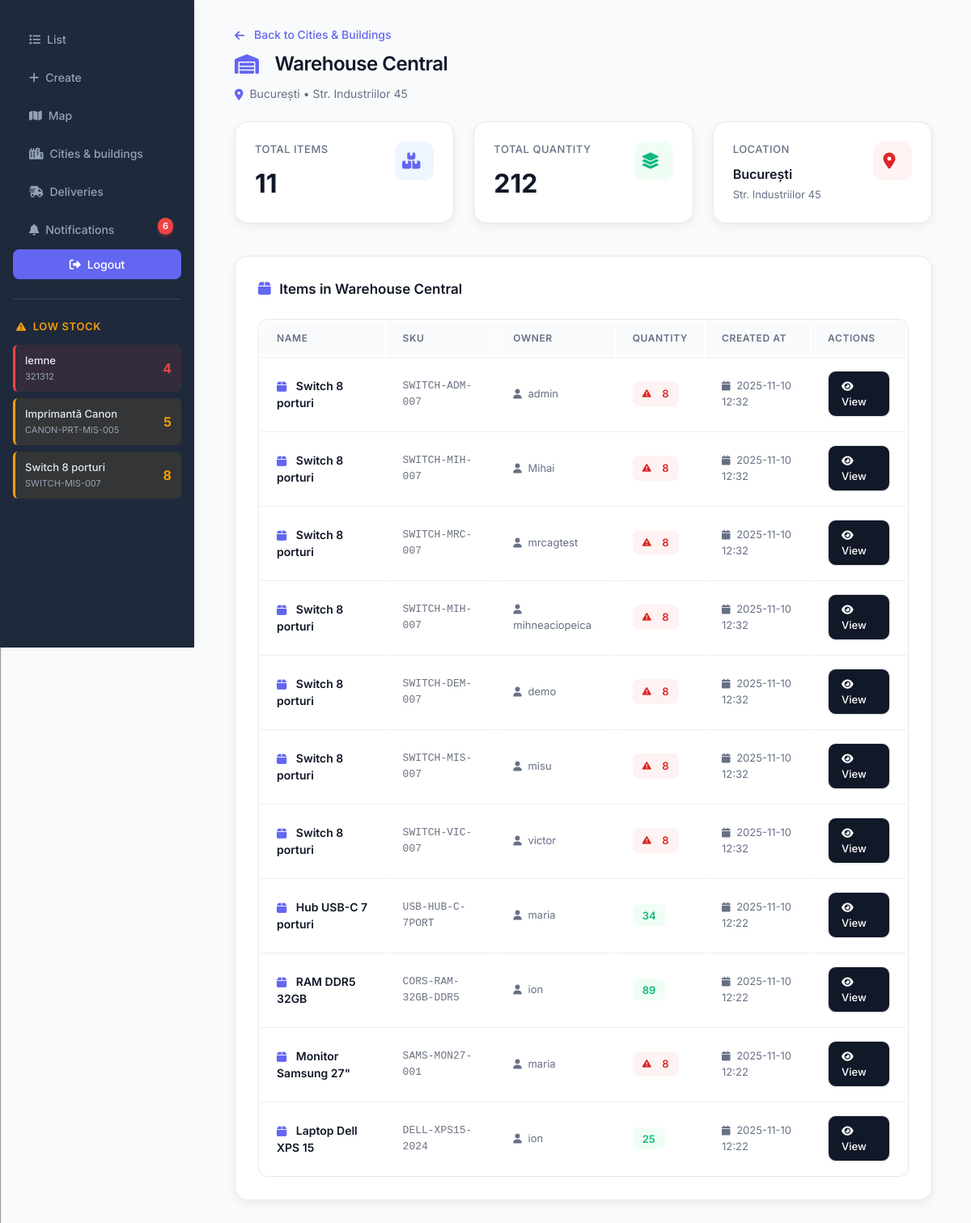
The app's page /building/7/items/ (signed in) with its own data.
### app/models.py (models this page shows, shortened)
class Item(models.Model):
    owner = models.ForeignKey(get_user_model(), on_delete=models.CASCADE, related_name="items")
    name = models.CharField(max_length=100)
    sku = models.CharField(max_length=100)
    quantity = models.IntegerField(default=0)
    city = models.CharField(max_length=100, blank=True, default="")
    building = models.CharField(max_length=100, blank=True, default="")
    address = models.CharField(max_length=255, blank=True, default="")
    lat = models.DecimalField(max_digits=9, decimal_places=6, null=True, blank=True)
    lng = models.DecimalField(max_digits=9, decimal_places=6, null=True, blank=True)
    building_ref = models.ForeignKey(
        Building, on_delete=models.PROTECT, related_name="items",
        null=True, blank=True
    )
    created_at = models.DateTimeField(auto_now_add=True)
    class Meta:
        constraints = [
            models.UniqueConstraint(fields=["owner", "sku"], name="uniq_owner_sku")
        ]
        indexes = [
            models.Index(fields=["owner", "sku"]),
            models.Index(fields=["city"]),
        ]
        ordering = ["-created_at"]

class Building(models.Model):
    city = models.ForeignKey(City, on_delete=models.PROTECT, related_name="buildings")
    name = models.CharField(max_length=100)
    address = models.CharField(max_length=255, blank=True, default="")
    lat = models.DecimalField(max_digits=9, decimal_places=6, null=True, blank=True)
    lng = models.DecimalField(max_digits=9, decimal_places=6, null=True, blank=True)
    class Meta:
        unique_together = ("city", "name")
        ordering = ["city__name", "name"]

class City(models.Model):
    name = models.CharField(max_length=100, unique=True)
    objects = CityManager()
    class Meta:
        ordering = ["name"]

### app/views.py (the view)
# urls.py: path("building/<int:building_id>/items/", views.BuildingItemsView.as_view(), name="building-items"),
class BuildingItemsView(LoginRequiredMixin, ListView):
    model = Item
    template_name = 'app/building_items.html'
    context_object_name = 'items'
    paginate_by = 50
    def get_queryset(self):
        building_id = self.kwargs.get('building_id')
        self.building = get_object_or_404(Building, pk=building_id)
        return Item.objects.filter(building_ref=self.building).order_by('-created_at')
    def get_context_data(self, **kwargs):
        ctx = super().get_context_data(**kwargs)
        ctx['building'] = self.building
        ctx['total_items'] = self.get_queryset().count()
        ctx['total_quantity'] = sum(item.quantity or 0 for item in self.get_queryset())
        return ctx

### app/context_processors.py (called while the page is built)
def low_stock_items(request):
    if request.user.is_authenticated:
        items = Item.objects.filter(
            owner=request.user,
            quantity__lt=10
        ).order_by('quantity')[:10]  # Limit to 10 items
        return {'low_stock_items': items}
    return {'low_stock_items': []}

def unread_notifications(request):
    if request.user.is_authenticated:
        unread_count = Notification.objects.filter(
            user=request.user,
            is_read=False
        ).count()
        recent_notifications = Notification.objects.filter(
            user=request.user,
            is_read=False
        ).order_by('-created_at')[:5]  # Last 5 unread
        return {
            'unread_notifications_count': unread_count,
            'recent_notifications': recent_notifications,
        }
    return {
        'unread_notifications_count': 0,
        'recent_notifications': [],
    }

### app/templates/app/building_items.html (shortened to what this page needs)
{% extends "base.html" %}
{% block content %}
<div style="margin-bottom:2.5rem;">
  <div style="display:flex; align-items:center; justify-content:space-between; margin-bottom:1rem;">
    <div>
      <div style="display:flex; align-items:center; gap:.5rem; margin-bottom:.5rem;">
        <a href="{% url 'admin-inventory' %}?city={{ building.city.id }}" style="color:#6366f1; text-decoration:none; font-size:14px; font-weight:500;">
          <i class="fas fa-arrow-left"></i> Back to Cities & Buildings
        </a>
      </div>
      <h2 style="display:flex; align-items:center; gap:.75rem; margin:0;">
        <i class="fas fa-warehouse" style="color:#6366f1;"></i>
        {{ building.name }}
      </h2>
      <p style="color:#667085; font-size:14px; margin:.5rem 0 0;">
        <i class="fas fa-map-marker-alt" style="color:#6366f1; margin-right:.25rem;"></i>
        {{ building.city.name }} • {{ building.address }}
      </p>
    </div>
  </div>
  <div style="display:grid; grid-template-columns: repeat(auto-fit, minmax(250px, 1fr)); gap:1.5rem; margin-top:1.5rem;">
    <div style="background:white; border-radius:16px; padding:1.5rem; border:1px solid #e5e7eb; box-shadow:0 4px 12px rgba(0,0,0,0.06);">
      <div style="display:flex; justify-content:space-between; align-items:start;">
        <div>
          <p style="color:#667085; font-size:13px; font-weight:500; margin:0 0 .5rem; text-transform:uppercase; letter-spacing:0.5px;">Total Items</p>
          <p style="color:#101828; font-size:32px; font-weight:700; margin:0;">{{ total_items }}</p>
        </div>
        <div style="width:48px; height:48px; background:#eff6ff; border-radius:12px; display:flex; align-items:center; justify-content:center;">
          <i class="fas fa-boxes" style="color:#6366f1; font-size:20px;"></i>
        </div>
      </div>
    </div>
    <div style="background:white; border-radius:16px; padding:1.5rem; border:1px solid #e5e7eb; box-shadow:0 4px 12px rgba(0,0,0,0.06);">
      <div style="display:flex; justify-content:space-between; align-items:start;">
        <div>
          <p style="color:#667085; font-size:13px; font-weight:500; margin:0 0 .5rem; text-transform:uppercase; letter-spacing:0.5px;">Total Quantity</p>
          <p style="color:#101828; font-size:32px; font-weight:700; margin:0;">{{ total_quantity }}</p>
        </div>
        <div style="width:48px; height:48px; background:#f0fdf4; border-radius:12px; display:flex; align-items:center; justify-content:center;">
          <i class="fas fa-layer-group" style="color:#10b981; font-size:20px;"></i>
        </div>
      </div>
    </div>
    <div style="background:white; border-radius:16px; padding:1.5rem; border:1px solid #e5e7eb; box-shadow:0 4px 12px rgba(0,0,0,0.06);">
      <div style="display:flex; justify-content:space-between; align-items:start;">
        <div>
          <p style="color:#667085; font-size:13px; font-weight:500; margin:0 0 .5rem; text-transform:uppercase; letter-spacing:0.5px;">Location</p>
          <p style="color:#101828; font-size:16px; font-weight:600; margin:0;">{{ building.city.name }}</p>
          <p style="color:#667085; font-size:13px; margin:.25rem 0 0;">{{ building.address }}</p>
        </div>
        <div style="width:48px; height:48px; background:#fef3f2; border-radius:12px; display:flex; align-items:center; justify-content:center;">
          <i class="fas fa-map-marker-alt" style="color:#dc2626; font-size:20px;"></i>
        </div>
      </div>
    </div>
  </div>
</div>
<div style="background:white; border-radius:16px; padding:1.75rem; box-shadow:0 4px 12px rgba(0,0,0,0.06); border:1px solid #e5e7eb;">
  <div style="display:flex; justify-content:space-between; align-items:center; margin-bottom:1.5rem;">
    <div>
      <h3 style="color:#101828; font-size:17px; font-weight:600; margin:0; display:flex; align-items:center;">
        <i class="fas fa-box" style="color:#6366f1; margin-right:.65rem; font-size:18px;"></i>
        Items in {{ building.name }}
      </h3>
    </div>
  </div>
  {% if items %}
    <div style="overflow-x:auto; border-radius:12px; border:1px solid #e5e7eb;">
      <table style="margin:0; box-shadow:none; border:none;">
        <thead>
          <tr>
            <th>Name</th>
            <th>SKU</th>
            <th>Owner</th>
            <th>Quantity</th>
            <th>Created At</th>
            <th>Actions</th>
          </tr>
        </thead>
        <tbody>
          {% for item in items %}
            <tr>
              <td style="font-weight:600; color:#101828;">
                <i class="fas fa-box" style="color:#6366f1; margin-right:.5rem; font-size:14px;"></i>
                {{ item.name }}
              </td>
              <td style="font-family:monospace; color:#6b7280; font-size:13px;">{{ item.sku }}</td>
              <td style="color:#667085; font-size:13px;">
                <i class="fas fa-user" style="margin-right:.25rem; font-size:12px;"></i>
                {{ item.owner.username }}
              </td>
              <td>
                {% if item.quantity < 10 %}
                  <span style="background:#fef3f2; color:#dc2626; padding:.35rem .75rem; border-radius:8px; font-weight:600; font-size:13px; display:inline-flex; align-items:center; gap:.35rem;">
                    <i class="fas fa-exclamation-triangle" style="font-size:11px;"></i>
                    {{ item.quantity }}
                  </span>
                {% else %}
                  <span style="background:#f0fdf4; color:#10b981; padding:.35rem .75rem; border-radius:8px; font-weight:600; font-size:13px;">
                    {{ item.quantity }}
                  </span>
                {% endif %}
              </td>
              <td style="color:#667085; font-size:13px;">
                <i class="fas fa-calendar" style="margin-right:.25rem; font-size:12px;"></i>
                {{ item.created_at|date:"Y-m-d H:i" }}
              </td>
              <td>
                <a href="{% url 'item-detail' item.pk %}" class="btn" style="padding:.5rem 1rem; font-size:13px;">
                  <i class="fas fa-eye"></i> View
                </a>
              </td>
            </tr>
          {% endfor %}
        </tbody>
      </table>
    </div>
  {% endif %}
</div>
{% endblock %}

### app/templates/base.html (shortened to what this page needs)
{% load static %}
<!DOCTYPE html>
<html>
<head>
  <link rel="stylesheet" href="{% static 'app/css/styles.css' %}">
  <link rel="stylesheet" href="https://cdnjs.cloudflare.com/ajax/libs/font-awesome/6.5.1/css/all.min.css">
</head>
<body>
  <nav>
    <a href="{% url 'item-list' %}"><i class="fas fa-list"></i> List</a>
    <a href="{% url 'item-create' %}"><i class="fas fa-plus"></i> Create</a>
    <a href="{% url 'map'%}"><i class="fas fa-map"></i> Map </a>
    {% if user.is_staff %}
        <a href="{% url 'admin-inventory' %}"><i class="fas fa-city"></i>Cities & buildings</a>
    {% endif %}
    <a href="{% url 'delivery-list' %}" class="nav-link {% if request.resolver_match.url_name == 'delivery-list' %}active{% endif %}">
      <i class="fas fa-shipping-fast"></i>
      Deliveries
    </a>
    {% if user.is_authenticated %}
    <a href="{% url 'notification-list' %}" class="nav-link {% if request.resolver_match.url_name == 'notification-list' %}active{% endif %}" style="position: relative;">
      <i class="fas fa-bell"></i>
      Notifications
      {% if unread_notifications_count > 0 %}
      <span class="notification-badge">{{ unread_notifications_count }}</span>
      {% endif %}
    </a>
    {% endif %}
    {% if user.is_authenticated %}
      <form method="post" action="{% url 'logout' %}">
        <button type="submit"><i class="fas fa-sign-out-alt"></i> Logout</button>
      </form>
      {% if low_stock_items %}
      <div class="low-stock-section">
        <h3><i class="fas fa-exclamation-triangle"></i> Low Stock</h3>
        <div class="low-stock-table">
          {% for item in low_stock_items %}
          <div class="low-stock-item {% if item.quantity < 5 %}critical{% elif item.quantity < 10 %}warning{% endif %}">
            <div class="item-info">
              <span class="item-name">{{ item.name }}</span>
              <span class="item-sku">{{ item.sku }}</span>
            </div>
            <span class="item-quantity">{{ item.quantity }}</span>
          </div>
          {% endfor %}
        </div>
      </div>
      {% endif %}
    {% else %}
      <a href="{% url 'login' %}"><i class="fas fa-sign-in-alt"></i> Login</a>
    {% endif %}
  </nav>
  <div class="container">
    {% block content %}{% endblock %}
  </div>
</body>
</html>

### app/static/app/css/styles.css (style rules this page uses)
* { margin: 0; padding: 0; box-sizing: border-box; }
body { font-family: 'Inter', -apple-system, BlinkMacSystemFont, 'Segoe UI', sans-serif; line-height: 1.5; color: #344054; background-color: #f9fafb; display: flex; font-size: 14px; font-weight: 400; }
nav { background: #1e293b; width: 240px; height: 100vh; position: fixed; left: 0; top: 0; padding: 1.5rem 0; box-shadow: 2px 0 8px rgba(0,0,0,0.05); }
nav a { color: #94a3b8; text-decoration: none; padding: 0.75rem 1.25rem; margin: 0.125rem 1rem; border-radius: 8px; transition: all 0.2s; display: flex; align-items: center; font-size: 14px; font-weight: 500; }
nav form { margin: 0.125rem 1rem; }
nav button { background-color: transparent; color: #94a3b8; border: none; padding: 0.75rem 1.25rem; border-radius: 8px; cursor: pointer; transition: all 0.2s; width: 100%; text-align: left; font-size: 14px; font-weight: 500; display: flex; align-items: center; font-family: 'Inter', sans-serif; }
.low-stock-section { margin: 1.5rem 1rem 0 1rem; padding-top: 1.5rem; border-top: 1px solid #334155; }
.low-stock-section h3 { color: #f59e0b; font-size: 13px; font-weight: 600; margin-bottom: 0.75rem; padding: 0 0.25rem; display: flex; align-items: center; text-transform: uppercase; letter-spacing: 0.05em; }
.low-stock-section h3 i { margin-right: 0.5rem; font-size: 12px; }
.low-stock-table { display: flex; flex-direction: column; gap: 0.5rem; max-height: 300px; overflow-y: auto; }
.low-stock-item { background-color: #334155; padding: 0.625rem 0.75rem; border-radius: 6px; display: flex; justify-content: space-between; align-items: center; transition: all 0.2s; border-left: 3px solid transparent; }
.low-stock-item.warning { border-left-color: #f59e0b; background-color: rgba(245, 158, 11, 0.1); }
.low-stock-item.critical { border-left-color: #ef4444; background-color: rgba(239, 68, 68, 0.1); }
.item-info { display: flex; flex-direction: column; gap: 0.125rem; flex: 1; min-width: 0; }
.item-name { color: #e2e8f0; font-size: 13px; font-weight: 500; white-space: nowrap; overflow: hidden; text-overflow: ellipsis; }
.item-sku { color: #94a3b8; font-size: 11px; font-weight: 400; }
.item-quantity { color: #f59e0b; font-size: 16px; font-weight: 700; min-width: 30px; text-align: right; }
.low-stock-item.critical .item-quantity { color: #ef4444; }
.container { margin-left: 240px; padding: 2rem 3rem; width: calc(100% - 240px); }
h2 { color: #101828; font-size: 24px; font-weight: 600; margin-bottom: 1.5rem; letter-spacing: -0.02em; }
button[type="submit"], .btn { background-color: #6366f1; color: white; padding: 0.625rem 1.25rem; border: none; border-radius: 8px; cursor: pointer; font-size: 14px; font-weight: 500; transition: all 0.2s; font-family: 'Inter', sans-serif; display: inline-flex; align-items: center; justify-content: center; box-shadow: 0 1px 2px rgba(0,0,0,0.05); }
table { width: 100%; background: white; border-radius: 12px; overflow: hidden; box-shadow: 0 1px 2px rgba(0,0,0,0.05); border: 1px solid #eaecf0; }
table thead { background-color: #f9fafb; }
table th { padding: 0.75rem 1.25rem; text-align: left; font-size: 12px; font-weight: 600; color: #667085; text-transform: uppercase; letter-spacing: 0.05em; }
table td { padding: 1rem 1.25rem; border-top: 1px solid #eaecf0; color: #344054; font-size: 14px; font-weight: 400; }
i.fas, i.far, i.fab, i.fa { margin-right: 0.5rem; vertical-align: middle; }
button i, a i, nav button i, nav a i { margin-right: 0.5rem; }
:root { --card:#fff; --ring:#e5e7eb; --text:#111827; --muted:#6b7280; --accent:#4f46e5; }
.btn { text-decoration:none;display:inline-block;padding:8px 10px;border-radius:10px;border:1px solid var(--ring); background:#111827;color:#fff;font-size:13px; }
.notification-badge { position: absolute; top: 8px; right: 10px; background: #ef4444; color: white; border-radius: 10px; padding: 2px 6px; font-size: 11px; font-weight: 600; min-width: 18px; text-align: center; box-shadow: 0 2px 4px rgba(239, 68, 68, 0.3); }

### records on screen
Item: name "lemne", sku "321312", quantity "4"
Item: name "Imprimantă Canon", sku "CANON-PRT-MIS-005", quantity "5"
Item: name "Switch 8 porturi", sku "SWITCH-MIS-007", quantity "8", owner.username "misu", created_at "2025-11-10 12:32"
Building: name "Warehouse Central", city.name "București", address "Str. Industriilor 45"
Item: name "Switch 8 porturi", sku "SWITCH-ADM-007", owner.username "admin", quantity "8", created_at "2025-11-10 12:32"
Item: name "Switch 8 porturi", sku "SWITCH-MIH-007", owner.username "Mihai", quantity "8", created_at "2025-11-10 12:32"
Item: name "Switch 8 porturi", sku "SWITCH-MRC-007", owner.username "mrcagtest", quantity "8", created_at "2025-11-10 12:32"
Item: name "Switch 8 porturi", sku "SWITCH-MIH-007", owner.username "mihneaciopeica", quantity "8", created_at "2025-11-10 12:32"
Item: name "Switch 8 porturi", sku "SWITCH-DEM-007", owner.username "demo", quantity "8", created_at "2025-11-10 12:32"
Item: name "Switch 8 porturi", sku "SWITCH-VIC-007", owner.username "victor", quantity "8", created_at "2025-11-10 12:32"
Item: name "Hub USB-C 7 porturi", sku "USB-HUB-C-7PORT", owner.username "maria", quantity "34", created_at "2025-11-10 12:22"
Item: name "RAM DDR5 32GB", sku "CORS-RAM-32GB-DDR5", owner.username "ion", quantity "89", created_at "2025-11-10 12:22"
Item: name "Monitor Samsung 27\"", sku "SAMS-MON27-001", owner.username "maria", quantity "8", created_at "2025-11-10 12:22"
Item: name "Laptop Dell XPS 15", sku "DELL-XPS15-2024", owner.username "ion", quantity "25", created_at "2025-11-10 12:22"

### other values on screen
{{ unread_notifications_count }} "6"
{{ total_items }} "11"
{{ total_quantity }} "212"
